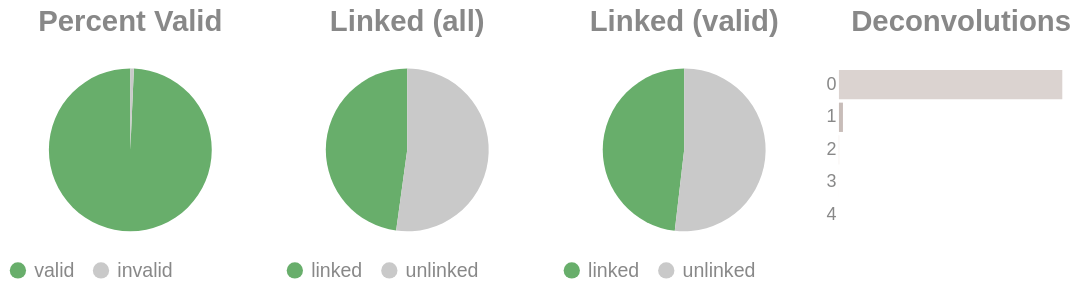

The cell this chart's notebook holds for it:
### Code cell
if SKIPLR:
    pass
else:
    clash = Counter()
    for i in valids['molecule'].to_list():
        _mol = i.split("-")
        if len(_mol) == 1:
            clash.update('0')
        else:
            clash.update(_mol[-1])

    _d = {"deconvolutions": [], 'count': []}
    for k,v in clash.items():
        _d['deconvolutions'].append(k)
        _d['count'].append(v)

    tot_valid = valids['reads'].sum()
    mask = valids['reads'] >= 2
    n_linked_reads = valids.filter(mask)['reads'].sum()
    if n_linked_reads == 0:
        print_html("No linked molecules (>=2 reads) were detected; skipping linked-only distributions.")
        SKIPLR = True
    else:
        perc_valid = round(tot_valid / n_reads, 4)
        linked_perc_abs = round(n_linked_reads / n_reads, 4)
        linked_perc = round(n_linked_reads / tot_valid, 4)

    _valid = pl.DataFrame({"valids": ['valid', 'invalid'], "count": [tot_valid, n_reads - tot_valid]})
    _linked_abs = pl.DataFrame({"linked (absolute)": ['linked', 'unlinked'], "count": [n_linked_reads, n_reads - n_linked_reads]})
    _linked_rel = pl.DataFrame({"linked (valids)": ['linked', 'unlinked'], "count": [n_linked_reads, tot_valid - n_linked_reads]})

    (
        alt.hconcat(
            piechart(_valid, goodval = 'valid', title = "Percent Valid"),
            piechart(_linked_abs, goodval = "linked", title =  "Linked (all)"),
            piechart(_linked_rel, goodval = "linked", title =  "Linked (valid)"),
            convolutionbar(pl.DataFrame(_d), title = "Deconvolutions"),
            center = True,
            bounds = 'flush'
        )
        .resolve_scale(color='independent')
        .resolve_legend('independent')
        .properties(usermeta={'embedOptions': {"actions": False}})
    ).display()

### Figure 1 — Vega-Lite specification as saved in the notebook (floating-point values rounded to 4 significant figures)
{"width": "container", "height": 400, "config": {"title": {"anchor": "start", "dy": -15, "fontSize": 18, "color": "#888888", "subtitleColor": "#888888", "subtitleFontSize": 14}, "arc": {"fill": "#0072B2"}, "axis": {"domainColor": "#888888", "domainWidth": 0.5, "gridWidth": 0.2, "grid": false, "titleFontWeight": 400, "titleFontSize": 15, "labelFontSize": 11, "labelColor": "#888888", "tickColor": "#888888", "tickWidth": 0.2, "titleColor": "#888888"}, "axisBand": {"grid": false}, "axisX": {"grid": true, "tickSize": 10, "domainCap": "round"}, "axisY": {"domain": false, "grid": true, "tickSize": 0, "domainCap": "round"}, "background": "transparent", "header": {"labelFontSize": 15, "labelColor": "#888888", "titleFontSize": 15, "titleFontWeight": 600, "titleColor": "#888888"}, "legend": {"labelFont": "sans-serif", "labelFontSize": 12, "labelColor": "#888888", "symbolSize": 100, "symbolType": "circle", "titleFontSize": 12, "titlePadding": 10, "titleColor": "#888888", "title": null}, "range": {"category": ["#E69F00", "#56B4E9", "#009E73", "#F0E442", "#0072B2", "#D55E00", "#CC79A7", "#000000"], "diverging": ["#cfe8f3", "#a2d4ec", "#73bfe2", "#46abdb", "#1696d2", "#12719e"]}, "area": {"fill": "#0072B2", "fillOpacity": 0.7, "line": true, "strokeOpacity": 0.7}, "line": {"color": "#0072B2", "stroke": "#0072B2", "strokeWidth": 2}, "trail": {"color": "#0072B2", "stroke": "#0072B2", "strokeWidth": 0, "size": 1}, "point": {"filled": true, "fillOpacity": 1.0, "size": 95}, "text": {"color": "#888888", "fontSize": 11, "align": "right", "fontWeight": 400, "size": 11}, "bar": {"fill": "#0072B2", "stroke": null}, "view": {"stroke": null, "continuousWidth": 660, "continuousHeight": 400}}, "hconcat": [{"data": {"name": "data-c8f5eb026d7855e277c40de6a2d57bae"}, "mark": {"type": "arc"}, "encoding": {"color": {"field": "valids", "legend": {"orient": "bottom", "title": null}, "scale": {"domain": ["valid", "invalid"], "range": ["#68ae6b", "#C9C9C9"]}, "title": "Valids", "type": "nominal"}, "theta": {"field": "count", "type": "quantitative"}, "tooltip": [{"field": "valids", "title": "Valids", "type": "ordinal"}, {"field": "percent", "format": ".2%", "title": "Percent", "type": "quantitative"}, {"field": "count", "title": "Count", "type": "quantitative"}]}, "height": 100, "title": {"text": "Percent Valid", "align": "center", "anchor": "middle"}, "transform": [{"calculate": "datum.count / 2999629", "as": "percent"}], "width": 150}, {"data": {"name": "data-ad459f03cd3097f1f80e308ca7c02fe6"}, "mark": {"type": "arc"}, "encoding": {"color": {"field": "linked (absolute)", "legend": {"orient": "bottom", "title": null}, "scale": {"domain": ["linked", "unlinked"], "range": ["#68ae6b", "#C9C9C9"]}, "title": "Linked (Absolute)", "type": "nominal"}, "theta": {"field": "count", "type": "quantitative"}, "tooltip": [{"field": "linked (absolute)", "title": "Linked (Absolute)", "type": "ordinal"}, {"field": "percent", "format": ".2%", "title": "Percent", "type": "quantitative"}, {"field": "count", "title": "Count", "type": "quantitative"}]}, "height": 100, "title": {"text": "Linked (all)", "align": "center", "anchor": "middle"}, "transform": [{"calculate": "datum.count / 2999629", "as": "percent"}], "width": 150}, {"data": {"name": "data-81190b0a04dfc286c70f70c98367b6d6"}, "mark": {"type": "arc"}, "encoding": {"color": {"field": "linked (valids)", "legend": {"orient": "bottom", "title": null}, "scale": {"domain": ["linked", "unlinked"], "range": ["#68ae6b", "#C9C9C9"]}, "title": "Linked (Valids)", "type": "nominal"}, "theta": {"field": "count", "type": "quantitative"}, "tooltip": [{"field": "linked (valids)", "title": "Linked (Valids)", "type": "ordinal"}, {"field": "percent", "format": ".2%", "title": "Percent", "type": "quantitative"}, {"field": "count", "title": "Count", "type": "quantitative"}]}, "height": 100, "title": {"text": "Linked (valid)", "align": "center", "anchor": "middle"}, "transform": [{"calculate": "datum.count / 2978668", "as": "percent"}], "width": 150}, {"data": {"name": "data-0df1ce6f5ab1313387906f3661b8b27a"}, "mark": {"type": "bar"}, "encoding": {"color": {"field": "deconvolutions", "legend": null, "scale": {"scheme": "lightgreyred"}, "type": "nominal"}, "tooltip": [{"field": "deconvolutions", "title": "Deconvolutions", "type": "ordinal"}, {"field": "percent", "format": ".2%", "title": "Percent", "type": "quantitative"}, {"field": "count", "title": "Count", "type": "quantitative"}], "x": {"axis": null, "field": "count", "type": "quantitative"}, "y": {"field": "deconvolutions", "sort": "ascending", "title": null, "type": "nominal"}}, "height": 100, "title": {"text": "Deconvolutions", "align": "center", "anchor": "middle"}, "transform": [{"calculate": "datum.count / 2048232", "as": "percent"}], "width": 150}], "bounds": "flush", "center": true, "resolve": {"legend": {"angle": "independent"}, "scale": {"color": "independent"}}, "usermeta": {"embedOptions": {"actions": false}}, "$schema": "https://vega.github.io/schema/vega-lite/v6.1.0.json", "datasets": {"data-c8f5eb026d7855e277c40de6a2d57bae": [{"valids": "valid", "count": 2978668}, {"valids": "invalid", "count": 20961}], "data-ad459f03cd3097f1f80e308ca7c02fe6": [{"linked (absolute)": "linked", "count": 1434499}, {"linked (absolute)": "unlinked", "count": 1565130}], "data-81190b0a04dfc286c70f70c98367b6d6": [{"linked (valids)": "linked", "count": 1434499}, {"linked (valids)": "unlinked", "count": 1544169}], "data-0df1ce6f5ab1313387906f3661b8b27a": [{"deconvolutions": "0", "count": 2011003}, {"deconvolutions": "1", "count": 36070}, {"deconvolutions": "2", "count": 1112}, {"deconvolutions": "3", "count": 42}, {"deconvolutions": "4", "count": 5}]}}
